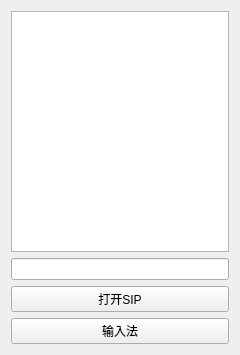
<?xml version="1.0" encoding="UTF-8"?>
<ui version="4.0">
 <class>MobileSipClass</class>
 <widget class="QMainWindow" name="MobileSipClass">
  <property name="geometry">
   <rect>
    <x>0</x>
    <y>0</y>
    <width>240</width>
    <height>355</height>
   </rect>
  </property>
  <property name="windowTitle">
   <string>QT_TEST</string>
  </property>
  <widget class="QWidget" name="centralWidget">
   <layout class="QVBoxLayout" name="verticalLayout">
    <item>
     <widget class="QTextEdit" name="textEdit"/>
    </item>
    <item>
     <widget class="QLineEdit" name="lineEdit"/>
    </item>
    <item>
     <widget class="QPushButton" name="pushButton_INPUT_PANEL">
      <property name="text">
       <string>打开SIP</string>
      </property>
     </widget>
    </item>
    <item>
     <widget class="QPushButton" name="pushButton_INPUT">
      <property name="text">
       <string>输入法</string>
      </property>
     </widget>
    </item>
   </layout>
  </widget>
  <action name="actionExit">
   <property name="text">
    <string>E&amp;xit</string>
   </property>
  </action>
 </widget>
 <layoutdefault spacing="6" margin="11"/>
 <resources>
  <include location="MobileSip.qrc"/>
 </resources>
 <connections>
  <connection>
   <sender>actionExit</sender>
   <signal>triggered()</signal>
   <receiver>MobileSipClass</receiver>
   <slot>close()</slot>
   <hints>
    <hint type="sourcelabel">
     <x>-1</x>
     <y>-1</y>
    </hint>
    <hint type="destinationlabel">
     <x>20</x>
     <y>20</y>
    </hint>
   </hints>
  </connection>
 </connections>
</ui>
